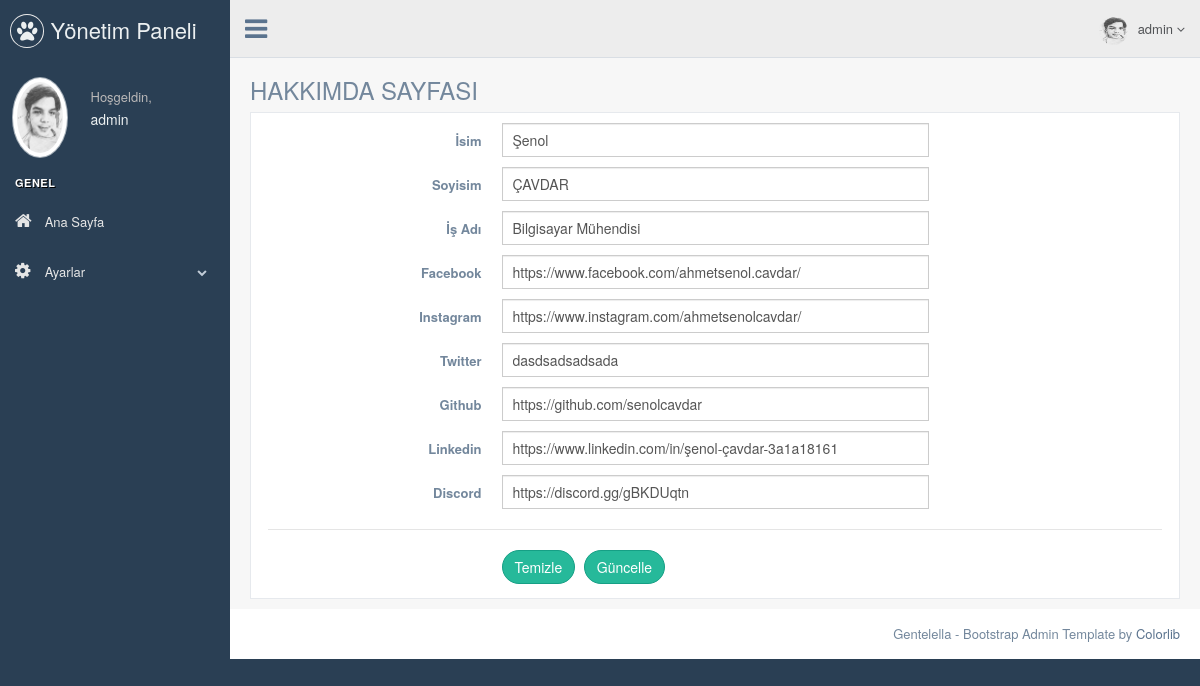
The page /pp/nedmin/about_us.php (signed in) on the database its author committed.
### tables this page shows
CREATE TABLE `user` (
  `user_id` int(11) NOT NULL,
  `user_name` varchar(50) NOT NULL,
  `email` varchar(50) NOT NULL,
  `password` varchar(50) NOT NULL
);

CREATE TABLE `main` (
  `main_id` int(11) NOT NULL,
  `main_title` varchar(50) NOT NULL,
  `main_title2` varchar(50) NOT NULL,
  `job_title` varchar(50) NOT NULL,
  `instagram` varchar(50) NOT NULL,
  `twitter` varchar(50) NOT NULL,
  `facebook` varchar(50) NOT NULL,
  `linkedin` varchar(50) NOT NULL,
  `github` varchar(50) NOT NULL,
  `discord` varchar(50) NOT NULL
);

### pp/nedmin/about_us.php (the view, shortened to what this page needs)
<?php
include 'header.php';
$check_main = $db->prepare("SELECT*FROM main");
$check_main->execute();
$control_main = $check_main->rowCount();
$fetch_main = $db -> prepare("SELECT * FROM main WHERE main_id=1");
$fetch_main -> execute();
$fetch = $fetch_main->fetch(PDO::FETCH_ASSOC);
?>
<div class="right_col" role="main">
          <div class="">
            <div class="page-title">
              <div class="title_left">
                <h3>HAKKIMDA SAYFASI</h3>
              </div>
            </div>
            <div class="clearfix"></div>
            <div class="row">
              <div class="col-md-12 col-sm-12 col-xs-12">
                <div class="x_panel">
<form class="form-horizontal form-label-left" action="process.php" method="POST">
  <div class="item form-group">
    <label class="control-label col-md-3 col-sm-3 col-xs-12" for="name">İsim
    </label>
    <div class="col-md-6 col-sm-6 col-xs-12">
      <input  class="form-control col-md-7 col-xs-12" data-validate-length-range="6" data-validate-words="2" value='<?php echo $fetch['main_title'] ?>' name="main_title"  required="required" type="text">
    </div>
  </div>
  <div class="item form-group">
    <label class="control-label col-md-3 col-sm-3 col-xs-12" for="name">Soyisim
    </label>
    <div class="col-md-6 col-sm-6 col-xs-12">
      <input  class="form-control col-md-7 col-xs-12" data-validate-length-range="6" data-validate-words="2" value='<?php echo $fetch['main_title2'] ?>' name="main_title2"  required="required" type="text">
    </div>
  </div>
  <div class="item form-group">
    <label class="control-label col-md-3 col-sm-3 col-xs-12" for="name">İş Adı
    </label>
    <div class="col-md-6 col-sm-6 col-xs-12">
      <input  class="form-control col-md-7 col-xs-12" data-validate-length-range="6" data-validate-words="2" value='<?php echo $fetch['job_title'] ?>' name="job_title"  required="required" type="text">
    </div>
  </div>
  <div class="item form-group">
    <label class="control-label col-md-3 col-sm-3 col-xs-12" for="email">Facebook </label>
    <div class="col-md-6 col-sm-6 col-xs-12">
      <input type="text"  name="facebook" value='<?php echo $fetch['facebook'] ?>' required="required" class="form-control col-md-7 col-xs-12">
    </div>
  </div>
  <div class="item form-group">
    <label class="control-label col-md-3 col-sm-3 col-xs-12" for="email">Instagram </label>
    <div class="col-md-6 col-sm-6 col-xs-12">
      <input type="text"  name="instagram" value='<?php echo $fetch['instagram'] ?>' required="required" class="form-control col-md-7 col-xs-12">
    </div>
  </div>
  <div class="item form-group">
    <label class="control-label col-md-3 col-sm-3 col-xs-12" for="email">Twitter </label>
    <div class="col-md-6 col-sm-6 col-xs-12">
      <input type="text"  name="twitter" value='<?php echo $fetch['twitter'] ?>' required="required" class="form-control col-md-7 col-xs-12">
    </div>
  </div>
  <div class="item form-group">
    <label class="control-label col-md-3 col-sm-3 col-xs-12" for="email">Github </label>
    <div class="col-md-6 col-sm-6 col-xs-12">
      <input type="text"  name="github" value='<?php echo $fetch['github'] ?>' required="required" class="form-control col-md-7 col-xs-12">
    </div>
  </div>
  <div class="item form-group">
    <label class="control-label col-md-3 col-sm-3 col-xs-12" for="email">Linkedin </label>
    <div class="col-md-6 col-sm-6 col-xs-12">
      <input type="text"  name="linkedin" value='<?php echo $fetch['linkedin'] ?>' required="required" class="form-control col-md-7 col-xs-12">
    </div>
  </div>
  <div class="item form-group">
    <label class="control-label col-md-3 col-sm-3 col-xs-12" for="email">Discord </label>
    <div class="col-md-6 col-sm-6 col-xs-12">
      <input type="text"  name="discord" value='<?php echo $fetch['discord'] ?>' required="required" class="form-control col-md-7 col-xs-12">
    </div>
  </div>
  <div class="ln_solid"></div>
  <div class="form-group">
    <div class="col-md-6 col-md-offset-3">
      <button type="reset" class="btn btn-round btn-success">Temizle</button>
      <?php if ($control_main == 1) { ?>
                  <button type="submit" class="btn btn-round btn-success" name="update_main">Güncelle</button>
                <?php } else { ?>
                  <button type="submit" class="btn btn-round btn-warning" name="insert_main">Ekle</button>
                <?php } ?>
    </div>
  </div>
</form>
</div>
</div>
</div>
</div>
</div>
<?php
include 'footer.php';
?>

### pp/nedmin/header.php (shortened to what this page needs)
<?php
include 'connect.php';
$user_name = $_SESSION['user_name'];
$query = $db->prepare("SELECT * FROM user WHERE user_name='$user_name'");
$query->execute();
$fetch = $query->fetch();
?>
<!DOCTYPE html>
<html lang="en">
  <head>
    <link href="./vendors/bootstrap/dist/css/bootstrap.min.css" rel="stylesheet">
    <link href="./vendors/font-awesome/css/font-awesome.min.css" rel="stylesheet">
    <link href="./vendors/nprogress/nprogress.css" rel="stylesheet">
    <link href="./vendors/iCheck/skins/flat/green.css" rel="stylesheet">
    <link href="./vendors/bootstrap-progressbar/css/bootstrap-progressbar-3.3.4.min.css" rel="stylesheet">
    <link href="./vendors/jqvmap/dist/jqvmap.min.css" rel="stylesheet"/>
    <link href="./vendors/bootstrap-daterangepicker/daterangepicker.css" rel="stylesheet">
    <link href="./build/css/custom.min.css" rel="stylesheet">
  </head>
  <body class="nav-md">
    <div class="container body">
      <div class="main_container">
        <div class="col-md-3 left_col">
          <div class="left_col scroll-view">
            <div class="navbar nav_title" style="border: 0;">
              <a href="./index.php" class="site_title"><i class="fa fa-paw"></i> <span>Yönetim Paneli</span></a>
            </div>
            <div class="profile clearfix">
              <div class="profile_pic">
                <img src="images/avatar.jpg"  alt="..." class="img-circle profile_img">
              </div>
              <div class="profile_info">
                <span>Hoşgeldin,</span>
                <h2><?php echo $fetch['user_name']; ?></h2>
              </div>
            </div>
            <br />
            <div id="sidebar-menu" class="main_menu_side hidden-print main_menu">
              <div class="menu_section">
                <h3>Genel</h3>
                <ul class="nav side-menu">
                  <li><a href="index.php" ><i class="fa fa-home"></i> Ana Sayfa </a></li>
                  <li><a><i class="fa fa-cog"></i> Ayarlar <span class="fa fa-chevron-down"></span></a>
                  </li>
                </ul>
              </div>
            </div>
          </div>
        </div>
        <div class="top_nav">
          <div class="nav_menu">
            <nav>
              <div class="nav toggle">
                <a id="menu_toggle"><i class="fa fa-bars"></i></a>
              </div>
              <ul class="nav navbar-nav navbar-right">
                <li class="">
                  <a href="javascript:;" class="user-profile dropdown-toggle" data-toggle="dropdown" aria-expanded="false">
                    <img src="images/avatar.jpg" alt=""><?php echo $fetch['user_name']; ?>
                    <span class=" fa fa-angle-down"></span>
                  </a>
                </li>
              </ul>
            </nav>
          </div>
        </div>

### pp/nedmin/footer.php (shortened to what this page needs)
        <footer>
          <div class="pull-right">
            Gentelella - Bootstrap Admin Template by <a href="https://colorlib.com">Colorlib</a>
          </div>
          <div class="clearfix"></div>
        </footer>
      </div>
    </div>
  </body>
</html>

### rows shown on the page
user: user_name "admin"
main: main_title "Şenol", main_title2 "ÇAVDAR", job_title "Bilgisayar Mühendisi", facebook "https://www.facebook.com/ahmetsenol.cavdar/", instagram "https://www.instagram.com/ahmetsenolcavdar/", twitter "dasdsadsadsada", github "https://github.com/senolcavdar", linkedin "https://www.linkedin.com/in/şenol-çavdar-3a1a18161", discord "https://discord.gg/gBKDUqtn"
